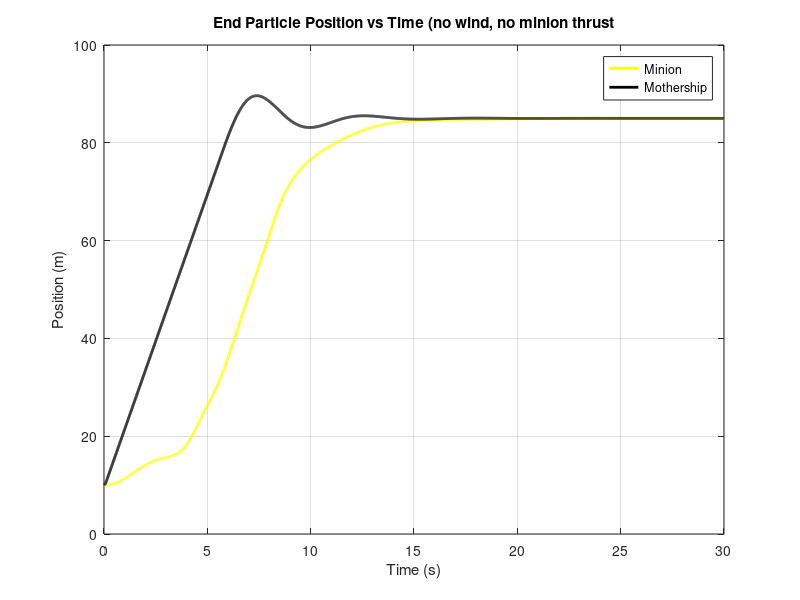
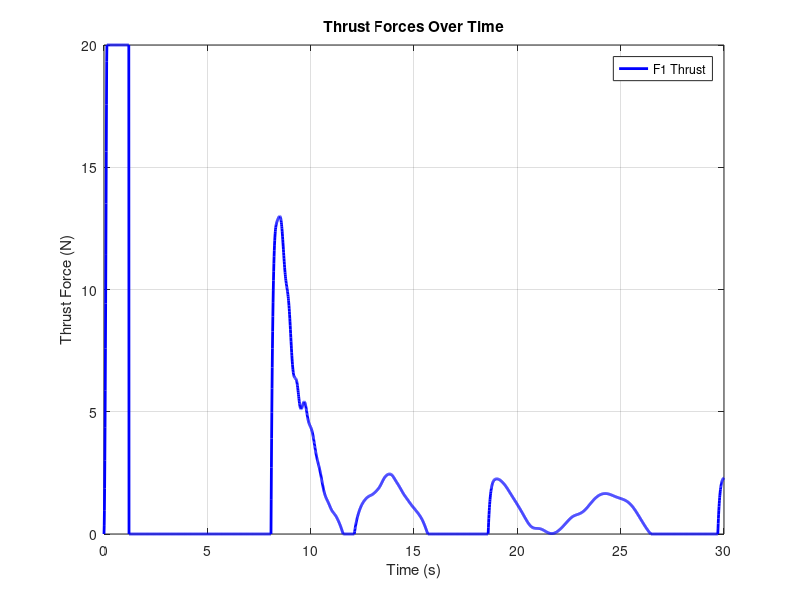
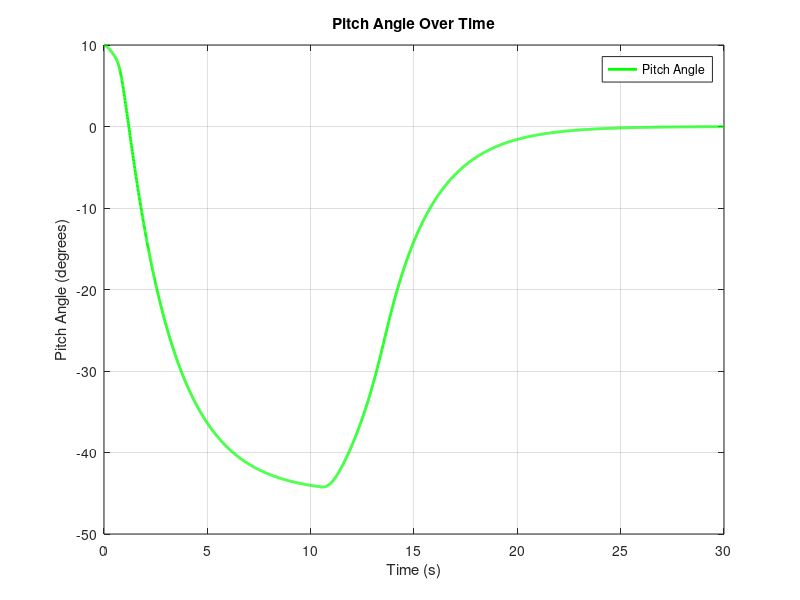
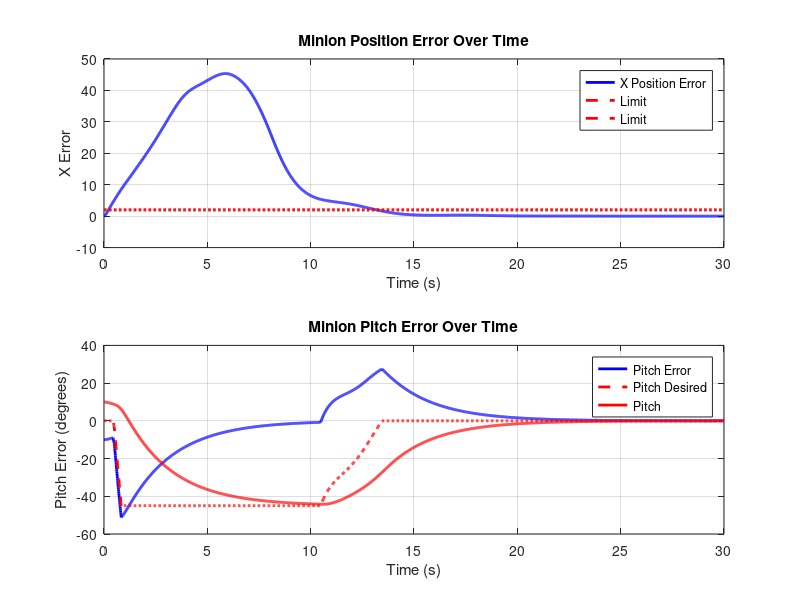

These charts were generated, in order, by the following MATLAB code: (Note: this script raises an error after producing the figures.)
clear;
clc;
close all;

% Parameters
N = 10;               % Number of masses
total_length = 100;   % Total length of the rope
default_mass = 0.05;  % Default mass of each segment(
masses = [6.47, repmat(default_mass, 1, N-2), 1]; % Masses: Mothership (10kg), Minion (1kg), Others (0.05kg)
k = 100;              % Spring stiffness
damping = 0.05;       % Damping coefficient
g = 9.81;             % Gravity (m/s^2)
dt = 0.01;            % Time step (s)
total_time = 30;      % Total simulation time (s)

% User-defined initial conditions
mother_ship_position = [10, 110]; % [x, y] position of the mother ship
rope_angle = deg2rad(90);         % Angle of the rope with respect to the horizontal (in radians)

% Derived parameters
rest_length = total_length / (N-1);  % Rest length of each spring

% Initial conditions
positions = zeros(N, 2);   % [x, y] positions of the masses
velocities = zeros(N, 2);  % [vx, vy] velocities of the masses
for i = 1:N
    positions(i, 1) = mother_ship_position(1) + (i-1) * rest_length * cos(rope_angle);
    positions(i, 2) = mother_ship_position(2) - (i-1) * rest_length * sin(rope_angle);
end

% Simulation loop
time = 0:dt:total_time;
trajectory = zeros(length(time), N, 2);

% Mothership control
mothership_target_position = [positions(1, 1) + 75, positions(1, 2)]; % Target for mothership
mothership_Kp = 10; 
mothership_Kd = 5;
mothership_max_velocity = 12; % Velocity limit

% Initial states
minion_l = 0.2;
minion_I = 0.5*masses(N)*minion_l^2;        % Moment of inertia (kg·m²)
minion_max_thrust = 20;      % Maximum thrust (N)
minion_theta_record = zeros(length(time), 1);  % Initial pitch angle (radians)
minion_theta = deg2rad(10);
minion_omega = 0;
minion_Kp = diag([5, 2]);
minion_Kd = diag([10, 5]);
minion_thrust = zeros(length(0:dt:total_time), 1);
minion_error_record = zeros(length(time), 2);
minion_theta_desired_record = zeros(length(time), 1);
%-----------------------------------------------------------------------------------------------------------
% Simulation loop
for t = 1:length(time)

    % Store current positions and velocity
    trajectory(t, :, :) = positions;
    
    % Compute forces on each mass
    forces = zeros(N, 2);
    
    for i = 1:N
        % Spring force from the left segment
        if i > 1
            vecLeft = positions(i, :) - positions(i-1, :);
            distLeft = norm(vecLeft);
            forceLeft = -k * (distLeft - rest_length) * (vecLeft / distLeft);
            forces(i, :) = forces(i, :) + forceLeft;
        end
        
        % Spring force from the right segment
        if i < N
            vecRight = positions(i+1, :) - positions(i, :);
            distRight = norm(vecRight);
            forceRight = k * (distRight - rest_length) * (vecRight / distRight);
            forces(i, :) = forces(i, :) + forceRight;
        end
        
        % Damping + Gravity force
        forces(i, :) = forces(i, :) - damping * velocities(i, :);
        forces(i, 2) = forces(i, 2) - masses(i) * g;
    end
    
    % Mothership PD control
    mothership_error = mothership_target_position - positions(1, :);
    mothership_error_dot = -velocities(1, :);
    pd_force = mothership_Kp * mothership_error + mothership_Kd * mothership_error_dot + [0, masses(1) * g];
    forces(1, :) = forces(1, :) + pd_force;

    % Minion PD Control
    minion_state_current = [positions(N, 1); minion_theta];
    minion_state_desired = [positions(1, 1); 0];
    minion_error = minion_state_desired - minion_state_current;

    % Calculate average of the last (2 / dt) frames of x-error
    frames_to_average = round(0.5 / dt); % Number of frames in the last 2 seconds
    if t > frames_to_average
        avg_x_error = mean(minion_error_record(t-frames_to_average:t-1, 1));
    else
        avg_x_error = mean(minion_error_record(1:t-1, 1)); % For initial frames
    end

    % Threshold for x-error to recalculate angular error
    x_error_threshold = 2; % Example threshold value
    gain = 0.2;    % Scaling factor for angular adjustment

    if abs(avg_x_error) > x_error_threshold
        % Scale and clip the desired angular state
        desired_theta = gain * (x_error_threshold - avg_x_error);
        desired_theta = min(max(desired_theta, -pi/4), pi/4); % Clip to [-pi/4, pi/4]

        % Recalculate angular error (theta) based on scaled and clipped value
        minion_state_desired(2) = desired_theta;
        minion_error(2) = minion_state_desired(2) - minion_theta;
    end

    minion_theta_desired_record(t) = minion_state_desired(2);
    minion_error_record(t, :) = minion_error;

    minion_state_dot_current = [velocities(N, 1); minion_omega];
    % minion_state_dot_desired = [velocities(1, 1); 0];
    minion_state_dot_desired = [0; 0];
    minion_error_dot = minion_state_dot_desired - minion_state_dot_current;

    % Torque-ish
    control_input = (minion_Kp * minion_error) + (minion_Kd * minion_error_dot);
    thrust = masses(N) * (control_input(1)) / sin(minion_theta);
    thrust = min(max(thrust, 0), minion_max_thrust);

    thrust_force = thrust * [sin(minion_theta), cos(minion_theta)];
    forces(N, :) = forces(N, :) + thrust_force;
    minion_thrust(t) = thrust;

    torque = minion_I * control_input(2);

    minion_alpha = torque / minion_I;
    minion_omega = minion_omega + minion_alpha * dt;
    minion_theta = minion_theta + minion_omega * dt;
    minion_theta_record(t) = minion_theta;

    % Update positions and velocities using Euler integration
    for i = 1:N
        accelerations = forces(i, :) / masses(i);
        velocities(i, :) = velocities(i, :) + accelerations * dt;
        
        % Limit velocity of the mothership (particle 1)
        if i == 1
            velocity_magnitude = norm(velocities(1, :));
            if velocity_magnitude > mothership_max_velocity
                velocities(1, :) = velocities(1, :) * (mothership_max_velocity / velocity_magnitude);
            end
        end
        
        % Update positions
        positions(i, :) = positions(i, :) + velocities(i, :) * dt;
    end
end
%-----------------------------------------------------------------------------------------------------------
% Position tracking
mothership_positions_x = squeeze(trajectory(:, 1, 1));
minion_positions_x = squeeze(trajectory(:, end, 1));
time = 0:dt:total_time;
figure;
plot(time, minion_positions_x, 'y', 'LineWidth', 2, 'DisplayName', 'Minion');
hold on;
plot(time, mothership_positions_x, 'k', 'LineWidth', 2, 'DisplayName', 'Mothership');
title('End Particle Position vs Time (no wind, no minion thrust');
xlabel('Time (s)');
ylabel('Position (m)');
legend;
grid on;
hold off;
%-----------------------------------------------------------------------------------------------------------
% Plot thrust
figure;
plot(time, minion_thrust, 'b', 'LineWidth', 2, 'DisplayName', 'F1 Thrust');
title('Thrust Forces Over Time');
xlabel('Time (s)');
ylabel('Thrust Force (N)');
legend;
grid on;
hold off;
%-----------------------------------------------------------------------------------------------------------
% Plot pitch angle over time
figure;
plot(time, rad2deg(minion_theta_record), 'g', 'LineWidth', 2, 'DisplayName', 'Pitch Angle');
title('Pitch Angle Over Time');
xlabel('Time (s)');
ylabel('Pitch Angle (degrees)');
legend;
grid on;
%-----------------------------------------------------------------------------------------------------------
% Create a figure with two subplots
figure;

% Subplot 1: Position error (X)
subplot(2, 1, 1);
plot(time, minion_error_record(:, 1), 'b', 'LineWidth', 2, 'DisplayName', 'X Position Error');
hold on;
plot(time, x_error_threshold*ones(size(time)), '--r', 'LineWidth', 2, 'DisplayName', 'Limit');
plot(time, x_error_threshold*ones(size(time)), '--r', 'LineWidth', 2, 'DisplayName', 'Limit');
title('Minion Position Error Over Time');
xlabel('Time (s)');
ylabel('X Error');
grid on;
legend();
hold off;

% Subplot 2: Pitch error
subplot(2, 1, 2);
plot(time, minion_error_record(:, 2)/pi*180, 'b', 'LineWidth', 2, 'DisplayName', 'Pitch Error');
hold on;
plot(time, minion_theta_desired_record/pi*180, '--r', 'LineWidth', 2, 'DisplayName', 'Pitch Desired');
plot(time, minion_theta_record/pi*180, 'r', 'LineWidth', 2, 'DisplayName', 'Pitch');
title('Minion Pitch Error Over Time');
xlabel('Time (s)');
ylabel('Pitch Error (degrees)');
grid on;
legend();
hold off;
%%
% Calculate velocities from trajectory
mother_ship_velocity_traj = diff(squeeze(trajectory(:, 1, :))) / dt; % Velocity of the mother ship
minion_velocity_traj = diff(squeeze(trajectory(:, end, :))) / dt;    % Velocity of the minion

% Pad the velocities to match the time vector length (since diff reduces the size by 1)
mother_ship_velocity_traj = [mother_ship_velocity_traj; [0, 0]];
minion_velocity_traj = [minion_velocity_traj; [0, 0]];

% % Visualization
% figure;
% for t = 1:10:length(time)
%     % Plot the rope
%     plot(squeeze(trajectory(t, :, 1)), squeeze(trajectory(t, :, 2)), '-o', 'LineWidth', 2);
%     hold on;
%     plot(squeeze(trajectory(t, 1, 1)), squeeze(trajectory(t, 1, 2)), 'ko', 'LineWidth', masses(1), 'DisplayName', 'Mothership');
%     plot(squeeze(trajectory(t, N, 1)), squeeze(trajectory(t, N, 2)), 'yo', 'LineWidth', masses(1), 'DisplayName', 'Minion');
% 
%     % Plot the target point for the mothership
%     plot(mothership_target_position(1), mothership_target_position(2), 'rx', 'MarkerSize', 10, 'LineWidth', 2, 'DisplayName', 'Initial Target');
%     % plot(target_position(1), target_position(2)+drop_down_distance, 'rx', 'MarkerSize', 10, 'LineWidth', 2, 'DisplayName', 'Initial Target');
%     % plot(target_position(1), target_position(2), 'bx', 'MarkerSize', 10, 'LineWidth', 2, 'DisplayName', 'Final Target');
% 
%     % Extract velocities for current frame
%     mother_ship_velocity = mother_ship_velocity_traj(t, :);
%     minion_velocity = minion_velocity_traj(t, :);
%     % wind_force = wind_record(t, :);
% 
%     % % Print velocity vectors and wind force on the screen
%     % annotation_str = sprintf(['Time: %.2f s\n' ...
%     %                           'Mother Ship Velocity: [%.2f, %.2f] m/s\n' ...
%     %                           'Minion Velocity: [%.2f, %.2f] m/s\n' ...
%     %                           'Wind Force: [%.2f, %.2f] N\n'], ...
%     %                           time(t), mother_ship_velocity(1), mother_ship_velocity(2), ...
%     %                           minion_velocity(1), minion_velocity(2), ...
%     %                           wind_force(1), wind_force(2));
%     % text(5, mother_ship_position(2)+15, annotation_str, 'FontSize', 10, 'BackgroundColor', 'w');
% 
%     % Plot formatting
%     axis equal;
%     xlim([0, 150]);
%     ylim([-10, mother_ship_position(2)+20]);
%     title(sprintf('Time: %.2f s', time(t)));
%     xlabel('X Position (m)');
%     ylabel('Y Position (m)');
%     drawnow;
%     pause(dt);
%     hold off;
% end

% Initialize video writer
video = VideoWriter('9-torque_thrust_10.mp4', 'MPEG-4');
video.FrameRate = 20; % Set desired frame rate
open(video);

% Visualization
figure('Units', 'normalized', 'OuterPosition', [0 0 1 1]); % Full-screen figure
for t = 1:10:length(time)
    % Plot the rope
    plot(squeeze(trajectory(t, :, 1)), squeeze(trajectory(t, :, 2)), '-o', 'LineWidth', 2, 'DisplayName', 'Rope');
    hold on;
    plot(squeeze(trajectory(t, 1, 1)), squeeze(trajectory(t, 1, 2)), 'ko', 'LineWidth', masses(1), 'DisplayName', 'Mothership');
    plot(squeeze(trajectory(t, N, 1)), squeeze(trajectory(t, N, 2)), 'yo', 'LineWidth', masses(1), 'DisplayName', 'Minion');
    
    % Plot the target point for the mothership
    plot(mothership_target_position(1), mothership_target_position(2), 'rx', 'MarkerSize', 10, 'LineWidth', 2, 'DisplayName', 'Initial Target');
    
    % Extract velocities for the current frame
    mother_ship_velocity = mother_ship_velocity_traj(t, :);
    minion_velocity = minion_velocity_traj(t, :);
    
    % % Plot the thrust vector for the minion using quiver
    % thrust_x = minion_thrust(t) * sin(minion_theta_record(t)); % X-component of thrust
    % thrust_y = minion_thrust(t) * cos(minion_theta_record(t)); % Y-component of thrust
    % quiver(squeeze(trajectory(t, N, 1)), squeeze(trajectory(t, N, 2)), ...
    %     thrust_x, thrust_y, 0.5, 'r', 'LineWidth', 2, 'DisplayName', 'Thrust Vector');

    % Plot the thrust vector for the minion using quiver
    x = 10*cos(minion_theta_record(t)); % X-component of thrust
    y = 10*sin(minion_theta_record(t)); % Y-component of thrust
    quiver(squeeze(trajectory(t, N, 1)), squeeze(trajectory(t, N, 2)), ...
        x, y, 0.5, 'r', 'LineWidth', 2, 'DisplayName', 'Thrust Vector');
    
    % Plot formatting
    axis equal;
    xlim([0, 150]);
    ylim([-10, mother_ship_position(2)+20]);
    title(sprintf('Time: %.2f s', time(t)));
    xlabel('X Position (m)');
    ylabel('Y Position (m)');
    legend();
    drawnow;

    % Capture the frame for video
    frame = getframe(gcf);
    writeVideo(video, frame); % Write the captured frame to the video

    hold off;
end

% Close the video file
close(video);
